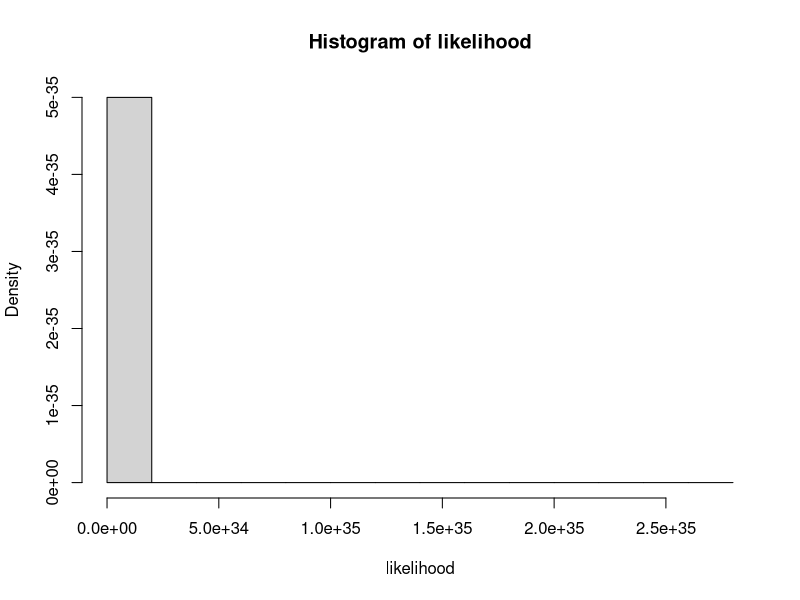

Reproduce this figure in R.
likelihood = numeric(10000)
x = 1:10000
for (i in x)
{

	sampl = choose(50,20)
	nontag = choose(i -100, 30)
	pop = choose(i,50)

	likelihood[i] = (sampl * nontag) / pop
	

}

hist(likelihood, prob = TRUE)
likelihood


#vectorized solution
n = 100:1000
choose(n,5)


results = numeric(1000-100)
results = (choose(50,20) * choose(n - 100,30) ) / choose(n,50)
results[1:100]

